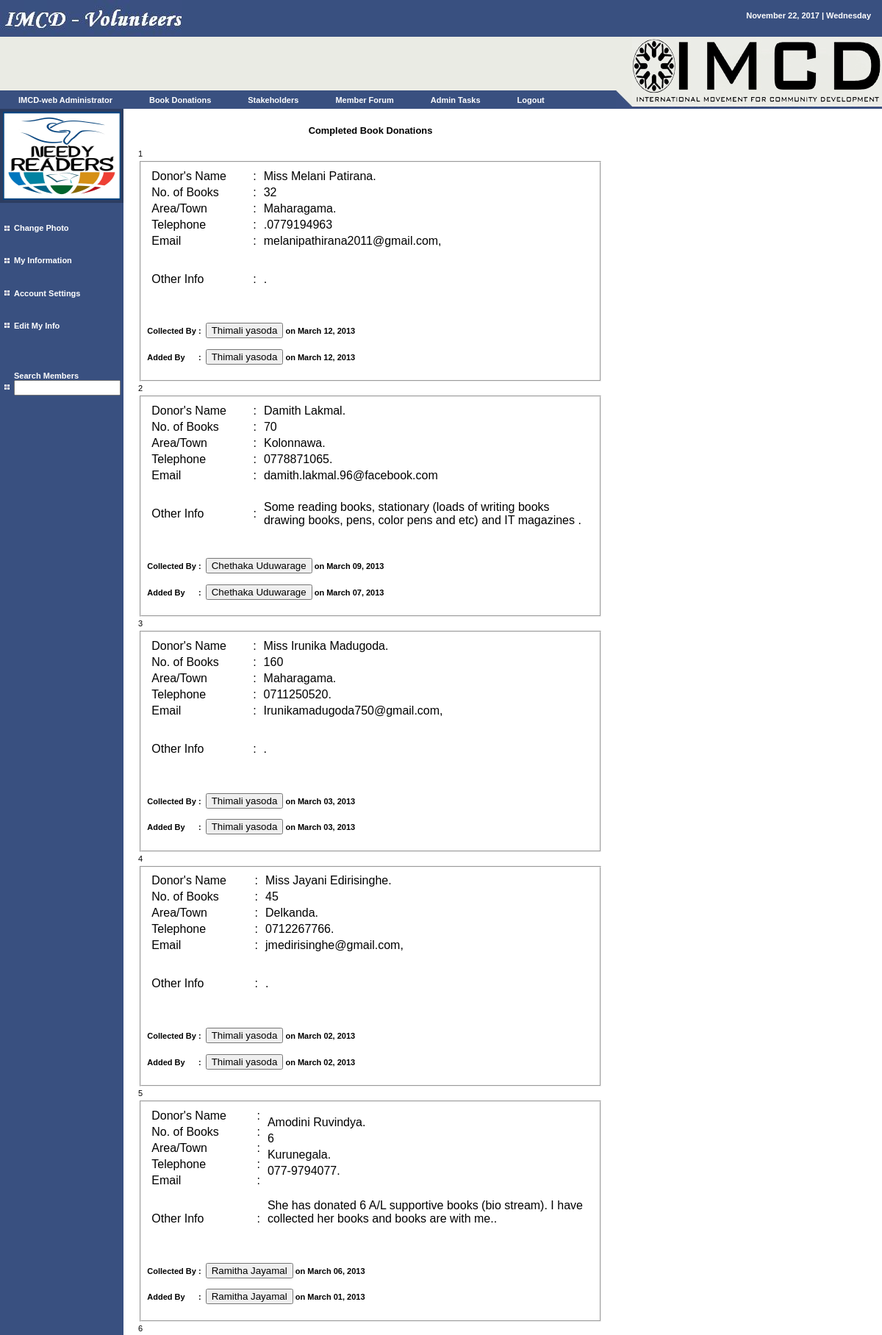
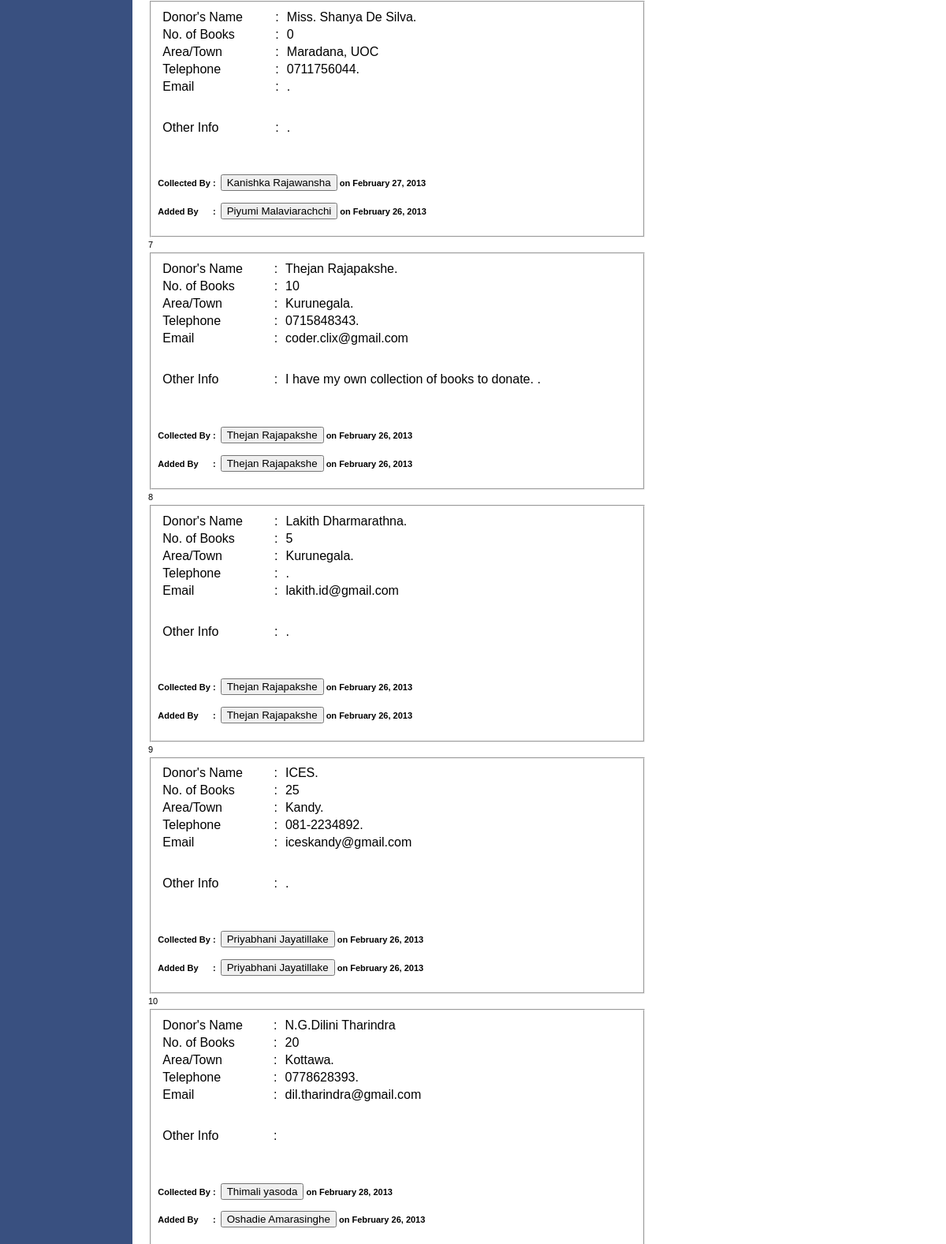
/user/complete_donations.php (signed in, upper part), run on the app's committed database (2 pictures, top to bottom).
### tables this page shows
CREATE TABLE `user` (
  `uid` int(50) NOT NULL auto_increment,
  `uname` varchar(50) NOT NULL,
  `pword` varchar(200) NOT NULL,
  `fname` varchar(50) NOT NULL,
  `mname` varchar(200) NOT NULL,
  `lname` varchar(50) NOT NULL,
  `dob` varchar(50) NOT NULL,
  `country` varchar(50) NOT NULL,
  `gender` varchar(50) NOT NULL,
  `tele` varchar(50) NOT NULL,
  `email` varchar(50) NOT NULL,
  `seq` varchar(50) NOT NULL,
  `answer` varchar(50) NOT NULL,
  `year` int(10) NOT NULL,
  `fid` varchar(20) NOT NULL,
  `town` varchar(50) NOT NULL,
  `status` varchar(50) NOT NULL default 'pend',
  `utype` varchar(50) NOT NULL default 'nuser',
  PRIMARY KEY  (`uid`)
);

CREATE TABLE `donor` (
  `doid` int(10) NOT NULL auto_increment,
  `dname` varchar(50) NOT NULL,
  `nbook` int(50) NOT NULL,
  `dtown` varchar(50) NOT NULL,
  `dtele` varchar(50) NOT NULL,
  `demail` varchar(50) NOT NULL,
  `dinfo` varchar(300) NOT NULL,
  `uid` varchar(10) NOT NULL,
  `status` varchar(20) NOT NULL default 'pend',
  `whoid` varchar(10) NOT NULL,
  `adate` varchar(50) NOT NULL,
  `cdate` varchar(50) NOT NULL,
  `sid` varchar(50) NOT NULL,
  `willid` varchar(50) NOT NULL,
  PRIMARY KEY  (`doid`)
);

### sess.php (called while the page is built, shortened)
<?php
$name=$_SESSION['fuser'];
$query="select * from user where uname='".$name."' ";
$result=mysql_query($query);
$new=mysql_fetch_array($result);
$f_name=$new['fname'];
$l_name=$new['lname'];
$photo=$new['mname'];
$utype=$new['utype'];
?>

### user/complete_donations.php (the view, shortened to what this page needs)
<?php
include('incu/header.php');
$noof=0;
echo '
<div align="center"><h3>Completed Book Donations</h3></div>';
$q5="select * from donor where status='aprov' ORDER BY doid DESC";
$r5=mysql_query($q5) or die("pend donor ERROR");
while($new=mysql_fetch_array($r5)){
$noof=$noof+1;
$d_name=$new['dname'];
$n_book=$new['nbook'];
$d_town=$new['dtown'];
$dtp=$new['dtele'];
$dmail=$new['demail'];
$dinfo=$new['dinfo'];
$vo_id=$new['uid'];
$adate=$new['adate'];
$whoid=$new['whoid'];
$cdate=$new['cdate'];
$q6="select * from user where uid='$vo_id'";
$r6=mysql_query($q6) or die("vo member ERROR");
$new2=mysql_fetch_array($r6);
$vo_fname=$new2['fname'];
$vo_lname=$new2['lname'];
$q7="select * from user where uid='$whoid'";
$r7=mysql_query($q7) or die("who member ERROR");
$new3=mysql_fetch_array($r7);
$who_fname=$new3['fname'];
$who_lname=$new3['lname'];
echo $noof;
echo '<fieldset title="'.$d_name." From ".$d_town.'">
<table>
<td  width="150"><table><tr><td>Donor\'s Name</td></tr><tr><td>No. of Books</td></tr><tr><td>Area/Town</td></tr><tr><td>Telephone</td></tr><tr><td>Email</td></tr><tr><td height="80">Other Info</td></tr></table></td>
<td><table><tr><td>:</td></tr><tr><td>:</td></tr><tr><td>:</td></tr><tr><td>:</td></tr><tr><td>:</td></tr><tr><td height="80">:</td></tr></table></td>
<td width="500"><table><tr><td>'.$d_name.'</td></tr><tr><td>'.$n_book.'</td></tr><tr><td>'.$d_town.'</td></tr><tr><td>'.$dtp.'</td></tr><tr><td>'.$dmail.'</td></tr><tr><td height="80">'.$dinfo.'</td></tr></table></td>
<td><table><tr align="center">
</tr></table></td>
</table>
<form action="loginfo.php" method="post">
<h4>Collected By  : &nbsp;<input type="submit" value="'.$who_fname.' '.$who_lname.'" /> on '.$cdate.'</h4>
<input type="hidden" name="uid" value="'.$whoid.'" />
</form>
<form action="loginfo.php" method="post">
<h4>Added By &nbsp;&nbsp;&nbsp;&nbsp; : &nbsp;<input type="submit" value="'.$vo_fname.' '.$vo_lname.'" /> on '.$adate.'</h4>
<input type="hidden" name="uid" value="'.$vo_id.'" />
</form>
</fieldset>';
}
include('incu/footer.php');?>

### user/incu/header.php (shortened to what this page needs)
<?php
include('../sess.php');
?>
<html>
<head>
<link rel="stylesheet" href="styles.css" type="text/css">
</head>
<body bgcolor="#ffffff" leftmargin="0" topmargin="0" marginwidth="0" marginheight="0">
<table width="100%" border="0" cellspacing="0" cellpadding="0" height="100%">
  <tr>
    <td bgcolor="#395080" height="50" valign="top">
      <table width="100%" border="0" cellspacing="0" cellpadding="0" height="100%">
        <tr>
          <td width="50%" valign="top"><a href="index.php" class="menutext"> <img name="companyname" src="images/companyname.jpg" width="247" height="50" border="0"></a></td>
          <td width="50%" valign="top">
            <table width="100%" border="0" cellspacing="0" cellpadding="15">
              <tr>
                <td valign="top" align="right" class="menutext">
				<?php echo gmdate("F d, Y | l");?>
				</td>
              </tr>
            </table>
		 </td>
        </tr>
      </table>
    </td>
  </tr>
  <tr>
    <td height="98" valign="top">
      <table width="100%" border="0" cellspacing="0" cellpadding="0" height="100%">
        <tr>
          <td valign="top" width="82%">
            <table width="100%" border="0" cellspacing="0" cellpadding="0" height="100%">
              <tr bgcolor="#EAEBE4">
                <td height="73" valign="top" bgcolor="#EAEBE4"><img src="images/spacer.gif" width="1" height="73"></td>
                <td>&nbsp;</td>
              </tr>
              <tr>
                <td height="25" bgcolor="#395080" class="menutext" nowrap width="100%">
				<ul id="menu">
    <li><a href="../user/myinfo.php" class="menutext"><?php echo $f_name." ".$l_name; ?></a></li>
    <li><a href="pe_don.php" class="menutext">Book Donations</a>
    </li>
	    <li><a href="#" class="menutext">Stakeholders</a>
    </li>
     <li><a href="forum.php" class="menutext">Member Forum</a>
    </li>
	<?php
	if($utype=='admin'){
	echo '
		    <li><a href="#" class="menutext">Admin Tasks</a>
        <ul>
            <li><a href="request.php" class="menutext"><img src="images/square.jpg" width="7" height="7"> &nbsp;&nbsp;Pending Member Requests</a></li>
			<li><a href="allstake.php" class="menutext"><img src="images/square.jpg" width="7" height="7"> &nbsp;&nbsp;All Stakeholders</a></li>
        </ul>
    </li>
	';
	}
	?>
    <li><a href="../user/logout.php" class="menutext">Logout</a>
    </li>
</ul>
				 </td>
                <td height="25" width="22" valign="bottom"><img name="triangle1" src="images/triangle1.jpg" width="22" height="25" border="0"></td>
              </tr>
            </table>
          </td>
          <td valign="top" align="right" width="340"><img name="graphic1" src="images/graphic1.jpg" width="340" height="98" border="0"></td>
        </tr>
      </table>
    </td>
  </tr>
  <tr>
    <td height="72%" valign="top">
      <table width="70%" border="0" cellspacing="0" cellpadding="0" height="100%">
        <tr>
          <td valign="top" width="152" bgcolor="#395080">
            <table width="152" border="0" cellspacing="0" cellpadding="0" height="100%">
              <tr>
                <td width="152" bgcolor="#395080" height="140" valign="top"><a href="../user/photo.php"><img border="4" name="user" src="<?php echo $photo; ?>" width="160" height="120"/></a></td>
              </tr>
              <tr>
                <td valign="top" bgcolor="#395080">
                  <table width="100%" border="0" cellspacing="0" cellpadding="3" height="300">
                    <tr>
                      <td width="10" align="right"><img src="images/square.jpg" width="7" height="7"></td>
                      <td nowrap class="menutext"><a href="../user/photo.php" class="menutext">Change Photo</a></td>
                    </tr>
					<tr>
                      <td width="10" align="right"><img src="images/square.jpg" width="7" height="7"></td>
                      <td class="menutext"><a href="../user/myinfo.php" class="menutext">My Information</a></td>
                    </tr>
                    <tr>
                      <td width="10" align="right"><img src="images/square.jpg" width="7" height="7"></td>
                      <td class="menutext"><a href="../user/editset.php" class="menutext">Account Settings</a></td>
                    </tr>
                    <tr>
                      <td width="10" align="right"><img src="images/square.jpg" width="7" height="7"></td>
                      <td class="menutext"><a href="editme.php" class="menutext">Edit My Info</a></td>
                    </tr>
					<tr>
					<td width="10" align="right"><img src="images/square.jpg" width="7" height="7"></td>
                      <td class="menutext">
					<a href="../user/logall.php" class="menutext">Search Members</a><form action="logall.php" method="post"><input type="text" name="sch" size="15"></form></td>
					</tr>
                  </table>
                </td>
              </tr>
            </table>
          </td>
		   <td valign="top" width="85%">
            <table width="100%" border="0" cellspacing="0" cellpadding="20" height="100%">
              <tr>
                <td valign="top" height="420" class="text">

### user/styles.css (style rules this page uses)
.text { font-family: Verdana, Arial, Helvetica, sans-serif; font-size: 11px; line-height: 19px; color: #000000; text-decoration: none }
a { font-family: Verdana, Arial, Helvetica, sans-serif; font-size: 11px; color: #2C3D61; text-decoration: underline }
.menutext { font-family: Verdana, Arial, Helvetica, sans-serif; font-size: 11px; font-weight: bold; color: #FFFFFF; text-decoration: none }
ul { font-family: Arial, Verdana; font-size: 14px; margin: 0; padding: 0; list-style: none; }
ul li { display: block; position: relative; float: left; }
ul li a { display: block; text-decoration: none; color: #ffffff; border-top: 0px solid #ffffff; padding: 5px 25px 5px 25px; background: #395080; margin-left: 0px; }

### data on the page
user: fname "IMCD-web", lname "Administrator", mname (picture)
donor: dname "Miss Melani Patirana.", nbook "32", dtown "Maharagama.", dtele ".0779194963", demail "melanipathirana2011@gmail.com,", dinfo ".", uid.lname "Thimali yasoda", cdate "March 12, 2013", adate "March 12, 2013"
donor: dname "Damith Lakmal.", nbook "70", dtown "Kolonnawa.", dtele "0778871065.", demail "damith.lakmal.96@facebook.com", dinfo "Some reading books, stationary (loads of writing books drawing books, pens, color pens and etc) and IT magazines .", uid.lname "Chethaka Uduwarage", cdate "March 09, 2013", adate "March 07, 2013"
donor: dname "Miss Irunika Madugoda.", nbook "160", dtown "Maharagama.", dtele "0711250520.", demail "Irunikamadugoda750@gmail.com,", dinfo ".", uid.lname "Thimali yasoda", cdate "March 03, 2013", adate "March 03, 2013"
donor: dname "Miss Jayani Edirisinghe.", nbook "45", dtown "Delkanda.", dtele "0712267766.", demail "jmedirisinghe@gmail.com,", dinfo ".", uid.lname "Thimali yasoda", cdate "March 02, 2013", adate "March 02, 2013"
donor: dname "Amodini Ruvindya.", nbook "6", dtown "Kurunegala.", dtele "077-9794077.", dinfo "She has donated 6 A/L supportive books (bio stream). I have collected her books and books are with me..", uid.lname "Ramitha Jayamal", cdate "March 06, 2013", adate "March 01, 2013"
donor: dname "Miss. Shanya De Silva.", nbook "0", dtown "Maradana, UOC", dtele "0711756044.", demail ".", dinfo ".", lname "Kanishka Rajawansha", cdate "February 27, 2013", uid.lname "Piyumi Malaviarachchi", adate "February 26, 2013"
donor: dname "Thejan Rajapakshe.", nbook "10", dtown "Kurunegala.", dtele "0715848343.", demail "coder.clix@gmail.com", dinfo "I have my own collection of books to donate. .", uid.lname "Thejan Rajapakshe", cdate "February 26, 2013", adate "February 26, 2013"
donor: dname "Lakith Dharmarathna.", nbook "5", dtown "Kurunegala.", dtele ".", demail "lakith.id@gmail.com", dinfo ".", uid.lname "Thejan Rajapakshe", cdate "February 26, 2013", adate "February 26, 2013"
donor: dname "ICES.", nbook "25", dtown "Kandy.", dtele "081-2234892.", demail "iceskandy@gmail.com", dinfo ".", uid.lname "Priyabhani Jayatillake", cdate "February 26, 2013", adate "February 26, 2013"
donor: dname "N.G.Dilini Tharindra", nbook "20", dtown "Kottawa.", dtele "0778628393.", demail "dil.tharindra@gmail.com", lname "Thimali yasoda", cdate "February 28, 2013", uid.lname "Oshadie Amarasinghe", adate "February 26, 2013"

### other printed values
gmdate("F d, Y | l") "November 22, 2017 | Wednesday"
